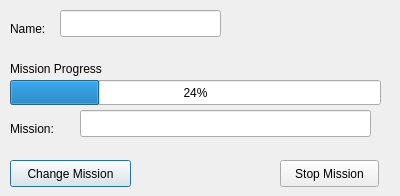
<?xml version="1.0" encoding="UTF-8"?>
<ui version="4.0">
 <class>Dialog</class>
 <widget class="QDialog" name="Dialog">
  <property name="geometry">
   <rect>
    <x>0</x>
    <y>0</y>
    <width>400</width>
    <height>196</height>
   </rect>
  </property>
  <property name="windowTitle">
   <string>Dialog</string>
  </property>
  <widget class="QLabel" name="label">
   <property name="geometry">
    <rect>
     <x>10</x>
     <y>20</y>
     <width>51</width>
     <height>17</height>
    </rect>
   </property>
   <property name="text">
    <string>Name:</string>
   </property>
  </widget>
  <widget class="QLineEdit" name="uavNameEdit">
   <property name="geometry">
    <rect>
     <x>60</x>
     <y>10</y>
     <width>161</width>
     <height>27</height>
    </rect>
   </property>
  </widget>
  <widget class="QLabel" name="label_2">
   <property name="geometry">
    <rect>
     <x>10</x>
     <y>60</y>
     <width>121</width>
     <height>17</height>
    </rect>
   </property>
   <property name="text">
    <string>Mission Progress</string>
   </property>
  </widget>
  <widget class="QProgressBar" name="missionProgressBar">
   <property name="geometry">
    <rect>
     <x>10</x>
     <y>80</y>
     <width>371</width>
     <height>25</height>
    </rect>
   </property>
   <property name="value">
    <number>24</number>
   </property>
  </widget>
  <widget class="QLabel" name="label_3">
   <property name="geometry">
    <rect>
     <x>10</x>
     <y>120</y>
     <width>61</width>
     <height>17</height>
    </rect>
   </property>
   <property name="text">
    <string>Mission:</string>
   </property>
  </widget>
  <widget class="QLineEdit" name="missionName">
   <property name="geometry">
    <rect>
     <x>80</x>
     <y>110</y>
     <width>291</width>
     <height>27</height>
    </rect>
   </property>
  </widget>
  <widget class="QPushButton" name="changeMissionButton">
   <property name="geometry">
    <rect>
     <x>10</x>
     <y>160</y>
     <width>121</width>
     <height>27</height>
    </rect>
   </property>
   <property name="text">
    <string>Change Mission</string>
   </property>
  </widget>
  <widget class="QPushButton" name="stopMissionButton">
   <property name="geometry">
    <rect>
     <x>280</x>
     <y>160</y>
     <width>99</width>
     <height>27</height>
    </rect>
   </property>
   <property name="text">
    <string>Stop Mission</string>
   </property>
  </widget>
 </widget>
 <resources/>
 <connections/>
</ui>
